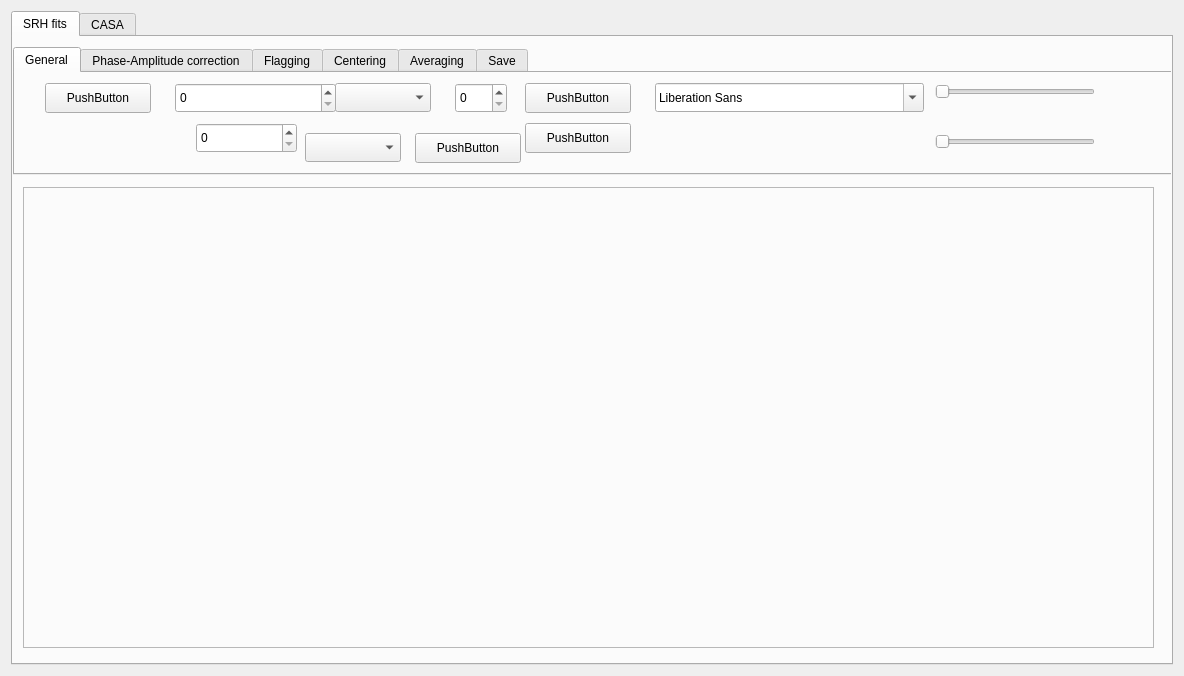
<?xml version="1.0" encoding="UTF-8"?>
<ui version="4.0">
 <class>Frame</class>
 <widget class="QFrame" name="Frame">
  <property name="geometry">
   <rect>
    <x>0</x>
    <y>0</y>
    <width>1184</width>
    <height>676</height>
   </rect>
  </property>
  <property name="windowTitle">
   <string>Frame</string>
  </property>
  <layout class="QGridLayout" name="gridLayout_2">
   <item row="0" column="0">
    <widget class="QTabWidget" name="tabWidget_2">
     <property name="currentIndex">
      <number>0</number>
     </property>
     <widget class="QWidget" name="tab_9">
      <attribute name="title">
       <string>SRH fits</string>
      </attribute>
      <widget class="QTabWidget" name="tabWidget">
       <property name="geometry">
        <rect>
         <x>0</x>
         <y>10</y>
         <width>1161</width>
         <height>128</height>
        </rect>
       </property>
       <property name="currentIndex">
        <number>0</number>
       </property>
       <widget class="QWidget" name="tab">
        <attribute name="title">
         <string>General</string>
        </attribute>
        <widget class="QPushButton" name="pushButton_3">
         <property name="geometry">
          <rect>
           <x>30</x>
           <y>10</y>
           <width>106</width>
           <height>30</height>
          </rect>
         </property>
         <property name="text">
          <string>PushButton</string>
         </property>
        </widget>
        <widget class="QSpinBox" name="spinBox">
         <property name="geometry">
          <rect>
           <x>160</x>
           <y>10</y>
           <width>161</width>
           <height>30</height>
          </rect>
         </property>
        </widget>
        <widget class="QSpinBox" name="spinBox_2">
         <property name="geometry">
          <rect>
           <x>181</x>
           <y>50</y>
           <width>101</width>
           <height>30</height>
          </rect>
         </property>
        </widget>
        <widget class="QComboBox" name="comboBox">
         <property name="geometry">
          <rect>
           <x>320</x>
           <y>10</y>
           <width>96</width>
           <height>29</height>
          </rect>
         </property>
        </widget>
        <widget class="QComboBox" name="comboBox_2">
         <property name="geometry">
          <rect>
           <x>290</x>
           <y>60</y>
           <width>96</width>
           <height>29</height>
          </rect>
         </property>
        </widget>
        <widget class="QSpinBox" name="spinBox_3">
         <property name="geometry">
          <rect>
           <x>440</x>
           <y>10</y>
           <width>52</width>
           <height>30</height>
          </rect>
         </property>
        </widget>
        <widget class="QPushButton" name="pushButton_4">
         <property name="geometry">
          <rect>
           <x>400</x>
           <y>60</y>
           <width>106</width>
           <height>30</height>
          </rect>
         </property>
         <property name="text">
          <string>PushButton</string>
         </property>
        </widget>
        <widget class="QPushButton" name="pushButton_5">
         <property name="geometry">
          <rect>
           <x>510</x>
           <y>10</y>
           <width>106</width>
           <height>30</height>
          </rect>
         </property>
         <property name="text">
          <string>PushButton</string>
         </property>
        </widget>
        <widget class="QPushButton" name="pushButton_6">
         <property name="geometry">
          <rect>
           <x>510</x>
           <y>50</y>
           <width>106</width>
           <height>30</height>
          </rect>
         </property>
         <property name="text">
          <string>PushButton</string>
         </property>
        </widget>
        <widget class="QFontComboBox" name="fontComboBox">
         <property name="geometry">
          <rect>
           <x>640</x>
           <y>10</y>
           <width>269</width>
           <height>29</height>
          </rect>
         </property>
        </widget>
        <widget class="QSlider" name="horizontalSlider">
         <property name="geometry">
          <rect>
           <x>920</x>
           <y>10</y>
           <width>160</width>
           <height>18</height>
          </rect>
         </property>
         <property name="orientation">
          <enum>Qt::Horizontal</enum>
         </property>
        </widget>
        <widget class="QSlider" name="horizontalSlider_2">
         <property name="geometry">
          <rect>
           <x>920</x>
           <y>60</y>
           <width>160</width>
           <height>18</height>
          </rect>
         </property>
         <property name="orientation">
          <enum>Qt::Horizontal</enum>
         </property>
        </widget>
       </widget>
       <widget class="QWidget" name="tab_2">
        <attribute name="title">
         <string>Phase-Amplitude correction</string>
        </attribute>
       </widget>
       <widget class="QWidget" name="tab_5">
        <attribute name="title">
         <string>Flagging</string>
        </attribute>
       </widget>
       <widget class="QWidget" name="tab_6">
        <attribute name="title">
         <string>Centering</string>
        </attribute>
       </widget>
       <widget class="QWidget" name="tab_7">
        <attribute name="title">
         <string>Averaging</string>
        </attribute>
        <layout class="QVBoxLayout" name="verticalLayout">
         <item>
          <widget class="QPushButton" name="pushButton_2">
           <property name="text">
            <string>Average calibration</string>
           </property>
          </widget>
         </item>
         <item>
          <widget class="QLineEdit" name="lineEdit"/>
         </item>
        </layout>
       </widget>
       <widget class="QWidget" name="tab_8">
        <attribute name="title">
         <string>Save</string>
        </attribute>
        <layout class="QGridLayout" name="gridLayout">
         <item row="0" column="0">
          <widget class="QPushButton" name="pushButton">
           <property name="text">
            <string>Save as...</string>
           </property>
          </widget>
         </item>
         <item row="1" column="0">
          <widget class="QProgressBar" name="progressBar">
           <property name="value">
            <number>0</number>
           </property>
          </widget>
         </item>
        </layout>
       </widget>
      </widget>
      <widget class="QFrame" name="frame">
       <property name="geometry">
        <rect>
         <x>10</x>
         <y>150</y>
         <width>1131</width>
         <height>461</height>
        </rect>
       </property>
       <property name="frameShape">
        <enum>QFrame::StyledPanel</enum>
       </property>
       <property name="frameShadow">
        <enum>QFrame::Raised</enum>
       </property>
      </widget>
     </widget>
     <widget class="QWidget" name="tab_10">
      <attribute name="title">
       <string>CASA</string>
      </attribute>
     </widget>
    </widget>
   </item>
  </layout>
 </widget>
 <resources/>
 <connections/>
</ui>
